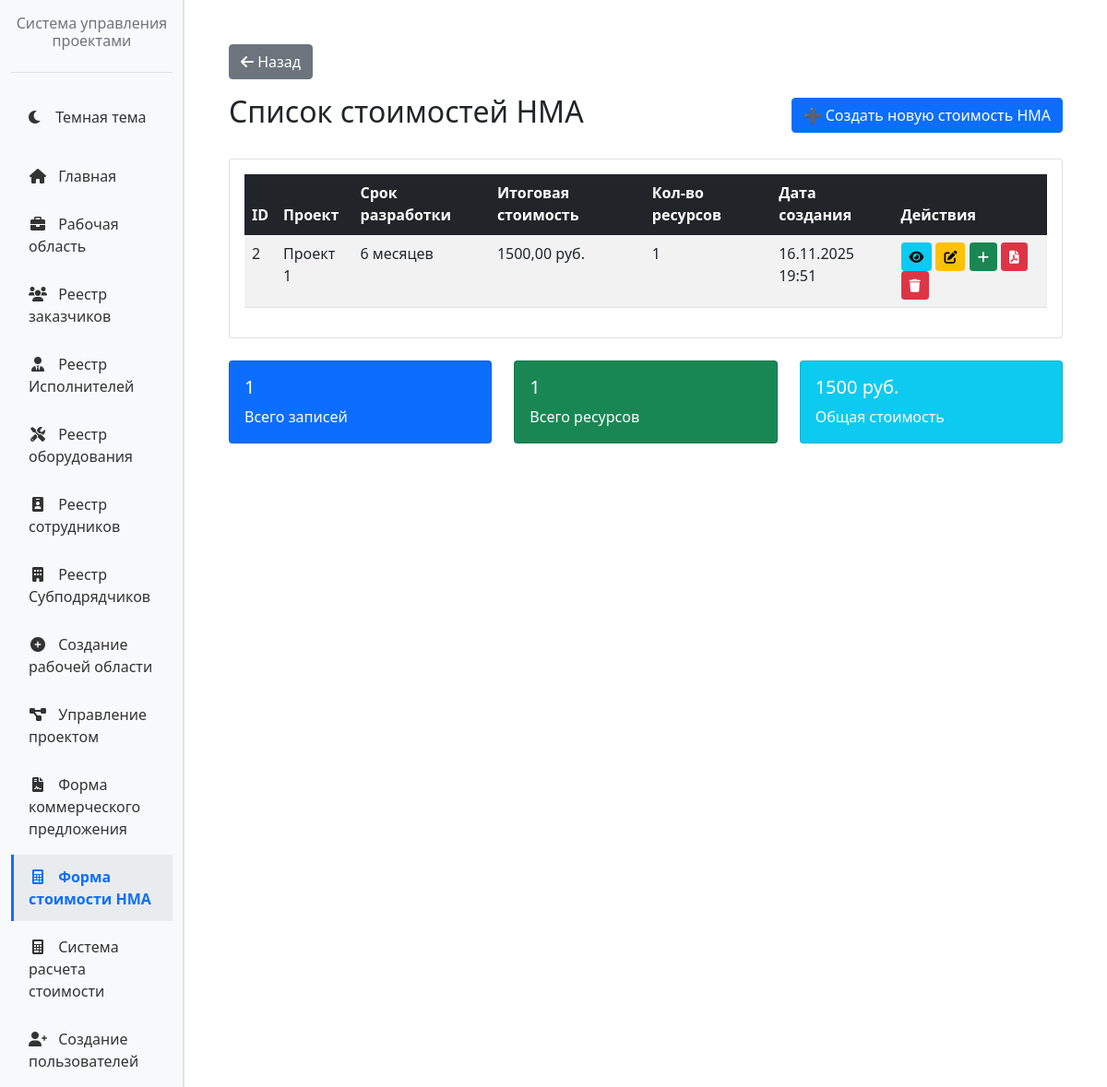
The app's page /nma/ (signed in) with its own data.
### nmacost/models.py (models this page shows, shortened)
class NMACost(models.Model):
    project_name = models.CharField(max_length=200, verbose_name="Название проекта", default="Неизвестный проект")
    development_period = models.CharField(max_length=100, verbose_name="Срок разработки")
    total_cost = models.DecimalField(max_digits=15, decimal_places=2, verbose_name="Итоговая стоимость", default=0)
    created_at = models.DateTimeField(auto_now_add=True)
    updated_at = models.DateTimeField(auto_now=True)
    class Meta:
        verbose_name = "Стоимость НМА"
        verbose_name_plural = "Стоимости НМА"

### nmacost/views.py (the view)
# urls.py: path('', views.nmacost_list, name='nmacost-list'),
@login_required
def nmacost_list(request):
    nmacosts = NMACost.objects.all().prefetch_related('resources')
    total_resources = ResourceItem.objects.count()
    total_cost_result = NMACost.objects.aggregate(total=Sum('total_cost'))
    total_cost = total_cost_result['total'] or 0
    paginator = Paginator(nmacosts, 10)
    page_number = request.GET.get('page')
    page_obj = paginator.get_page(page_number)
    return render(request, 'nmacost/nmacost_list.html', {
        'page_obj': page_obj,
        'total_resources': total_resources,
        'total_cost': total_cost,
        'has_pdf': HAS_PDF,
        'has_pandas': HAS_PANDAS,
        'has_docx': HAS_DOCX
    })

### nmacost/templates/nmacost/nmacost_list.html (shortened to what this page needs)
{% extends 'base_with_sidebar.html' %}
{% block main_content %}
<div class="container mt-4">
    <div class="row mb-3">
        <div class="col-md-12">
            <a href="http://127.0.0.1:8000/home/" class="btn btn-secondary">
                <i class="fas fa-arrow-left"></i> Назад
            </a>
        </div>
    </div>
    <div class="d-flex justify-content-between align-items-center mb-4">
        <h2>Список стоимостей НМА</h2>
        <a href="{% url 'nmacost:nmacost-create' %}" class="btn btn-primary">
            ➕ Создать новую стоимость НМА
        </a>
    </div>
    <div class="card">
        <div class="card-body">
            {% if page_obj %}
            <div class="table-responsive">
                <table class="table table-striped table-hover">
                    <thead class="table-dark">
                        <tr>
                            <th>ID</th>
                            <th>Проект</th>
                            <th>Срок разработки</th>
                            <th>Итоговая стоимость</th>
                            <th>Кол-во ресурсов</th>
                            <th>Дата создания</th>
                            <th>Действия</th>
                        </tr>
                    </thead>
                    <tbody>
                        {% for nmacost in page_obj %}
                        <tr>
                            <td>{{ nmacost.id }}</td>
                            <td>{{ nmacost.project_name }}</td>
                            <td>{{ nmacost.development_period }}</td>
                            <td>{{ nmacost.total_cost }} руб.</td>
                            <td>{{ nmacost.resources.count }}</td>
                            <td>{{ nmacost.created_at|date:"d.m.Y H:i" }}</td>
                            <td>
                                <a href="{% url 'nmacost:nmacost-detail' nmacost.id %}"
                                   class="btn btn-sm btn-info" title="Просмотреть">
                                    <i class="fas fa-eye"></i>
                                </a>
                                <a href="{% url 'nmacost:nmacost-edit' nmacost.id %}"
                                   class="btn btn-sm btn-warning" title="Редактировать">
                                    <i class="fas fa-edit"></i>
                                </a>
                                <a href="{% url 'nmacost:resource-add' nmacost.id %}"
                                   class="btn btn-sm btn-success" title="Добавить ресурс">
                                    <i class="fas fa-plus"></i>
                                </a>
                                {% if has_pdf %}
                                <a href="{% url 'nmacost:export-pdf' nmacost.id %}"
                                   class="btn btn-sm btn-danger" title="Скачать PDF">
                                    <i class="fas fa-file-pdf"></i>
                                </a>
                                {% endif %}
                                <form method="post" action="{% url 'nmacost:nmacost-delete' nmacost.id %}" style="display:inline;">
                                    <button type="submit" class="btn btn-sm btn-danger" title="Удалить"
                                            onclick="return confirm('Вы уверены, что хотите удалить эту стоимость НМА?')">
                                        <i class="fas fa-trash"></i>
                                    </button>
                                </form>
                            </td>
                        </tr>
                        {% endfor %}
                    </tbody>
                </table>
            </div>
            {% endif %}
        </div>
    </div>
    <div class="row mt-4">
        <div class="col-md-4">
            <div class="card text-white bg-primary mb-3">
                <div class="card-body">
                    <h5 class="card-title">{{ page_obj.paginator.count }}</h5>
                    <p class="card-text">Всего записей</p>
                </div>
            </div>
        </div>
        <div class="col-md-4">
            <div class="card text-white bg-success mb-3">
                <div class="card-body">
                    <h5 class="card-title">
                        {{ total_resources|default:0 }}
                    </h5>
                    <p class="card-text">Всего ресурсов</p>
                </div>
            </div>
        </div>
        <div class="col-md-4">
            <div class="card text-white bg-info mb-3">
                <div class="card-body">
                    <h5 class="card-title">
                        {{ total_cost|default:0 }} руб.
                    </h5>
                    <p class="card-text">Общая стоимость</p>
                </div>
            </div>
        </div>
    </div>
</div>
{% endblock %}

### records on screen
NMACost: id "2", project_name "Проект 1", development_period "6 месяцев", total_cost "1500,00", resources.count "1", created_at "16.11.2025 19:51"

### other values on screen
{{ page_obj.paginator.count }} "1"
{{ total_resources|default:0 }} "1"
{{ total_cost|default:0 }} "1500"
